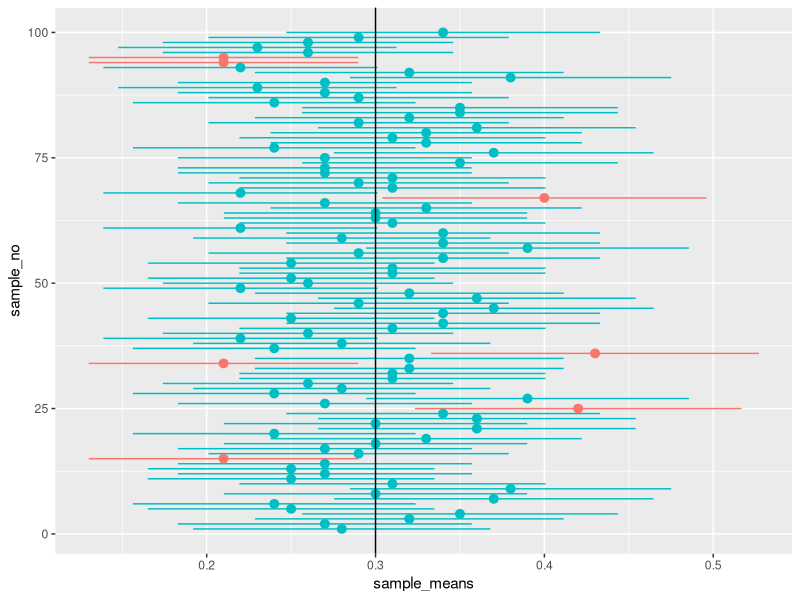

The R script that drew this image:
library(dplyr)
library(ggplot2)

ci_prop <- function(samples, confidence = 0.95) {
  size <- sapply(samples, length)
  z <- -qnorm((1 - confidence)/2)
  means <- sapply(samples, mean)
  sds <- sqrt(means*(1-means))
  err <- sds/sqrt(n)
  return(data_frame(sample_no = 1:length(samples),
                    sample_means = means,
                    ymin = means - z*err,
                    ymax = means + z*err))
}

k <- 100
n <- 100
p <- 0.3

bern_data <- replicate(k, data_frame(sample(c(1,0), size = n, replace = TRUE, 
                                 prob = c(p, 1-p))))

ci <- ci_prop(bern_data)

covered <- covered <- ci$ymin < p & ci$ymax > p


ggplot(ci, aes(x=sample_no, y=sample_means, ymin=ymin, ymax=ymax)) +
  geom_pointrange(aes(color=factor(as.numeric(covered)))) +
  geom_hline(aes(yintercept=p)) + 
  coord_flip() +
  theme(legend.position="none")
